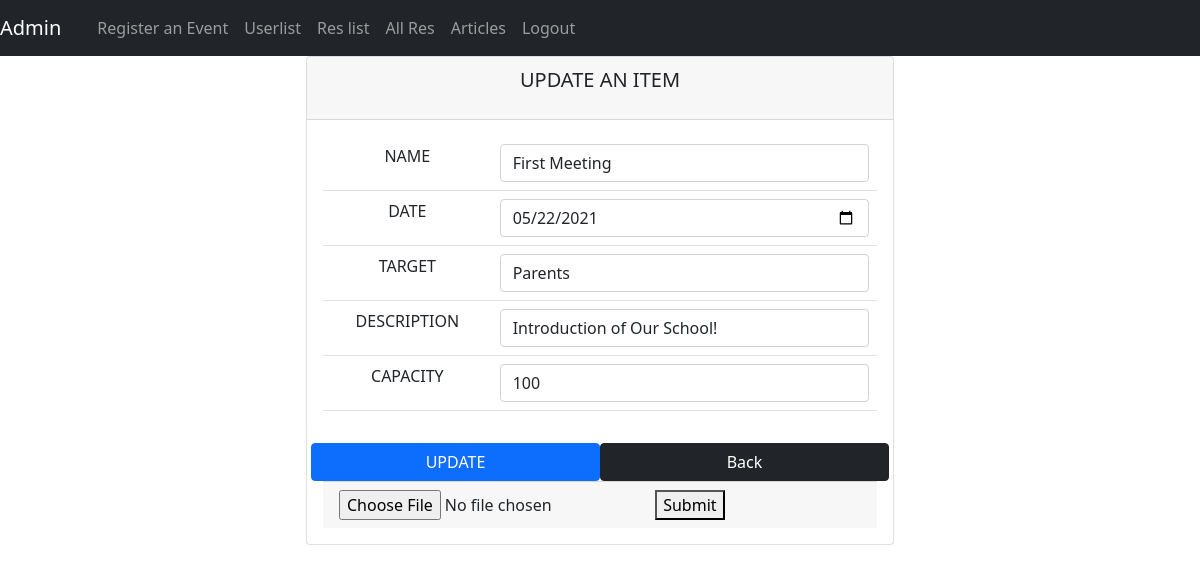
The app's page /update.php?item_id=1 with its own data.
### tables this page shows
CREATE TABLE `items` (
  `item_id` int(11) NOT NULL,
  `event_id` varchar(255) NOT NULL,
  `iname` varchar(255) NOT NULL,
  `idate` date DEFAULT NULL,
  `capacity` varchar(255) NOT NULL,
  `itarget` varchar(255) NOT NULL,
  `idesc` varchar(255) NOT NULL,
  `iimg` varchar(255) DEFAULT NULL
);

### classes/Database.php (called while the page is built, shortened)
<?php
class Database{
    private $servername = 'us-cdbr-east-04.cleardb.com';
    private $username = 'bc0834ecc021a1';
    private $password = 'f7c8f6cf';
    private $db_name = 'heroku_6466d73cb3ad493';
    function __construct()
    {
        return $this->conn = new mysqli($this->servername,$this->username,$this->password,$this->db_name);
    }
}
?>

### action.php (called while the page is built, shortened)
<?php
include 'classes/Functions.php';
$functionObj = new Functions;
?>

### classes/Functions.php (called while the page is built, shortened)
<?php
include 'Database.php';
class Functions extends Database{
    function get_one_item($id){
        $sql = "SELECT * FROM items WHERE item_id = '$id'";
        $result = $this->conn->query($sql);
        if($result->num_rows == 1){
            return $result->fetch_assoc();
        }else{
            echo " detected";
        }
    }
}
?>

### update.php (the view, shortened to what this page needs)
<?php
include 'action.php';
$id = $_GET['item_id'];
$data = $functionObj-> get_one_item($id);
?>
<!DOCTYPE html>
<html lang="en">
<head>
                <link rel="stylesheet" href="https://cdn.jsdelivr.net/npm/bootstrap@5.0.2/dist/css/bootstrap.min.css">
</head>
<body>
<?php
include 'navbar.php';
?>
    <div class="container-fluid">
        <div class="card mx-auto w-50">
            <div class="card-header">
                <p class="lead text-center">
                    UPDATE AN ITEM
                </p>
            </div>
            <div class="card-body">
                <form action="action.php?id=<?php echo $id?>" method="post">
                    <table class="table text-center">
                        <tr>
                            <td>
                                <label for="iname">NAME</label>
                            </td>
                            <td>
                                <input type="text" name="iname" value="<?php echo $data['iname']?>" id="" class="form-control">
                            </td>
                        </tr>
                        <tr>
                            <td>
                                <label for="itarget">DATE</label>
                            </td>
                            <td>
                                <input type="date" name="idate" value="<?php echo $data['idate']?>" id="" class="form-control">
                            </td>
                        </tr>
                        <tr>
                            <td>
                                <label for="itarget">TARGET</label>
                            </td>
                            <td>
                                <input type="text" name="itarget" value="<?php echo $data['itarget']?>" id="" class="form-control">
                            </td>
                        </tr>
                        <tr>
                            <td>
                                <label for="idesc">DESCRIPTION</label>
                            </td>
                            <td>
                                <input type="text" name="idesc" value="<?php echo $data['idesc']?>" id="" class="form-control">
                            </td>
                        </tr>
                        <tr>
                            <td>
                                <label for="idesc">CAPACITY</label>
                            </td>
                            <td>
                                <input type="text" name="capacity" value="<?php echo $data['capacity']?>" id="" class="form-control">
                            </td>
                        </tr>
                    </table>
                    <div class="row text-center">
                        <button type="submit" name="update" class="btn btn-primary mt-3 col-6">UPDATE</button>
                        <a href="admin.php" class="btn btn-dark mt-3 col-6">Back</a>
                    </div>
                </form>
                <div class="card-footer">
                    <form action="action.php" method="post" enctype="multipart/form-data">
                        <input type="file" name="picture" id="">
                        <button type="submit" name="iimgUpdate">Submit</button>
                    </form>
                </div>
            </div>
        </div>
    </div>
</body>
</html>

### records on screen
items: iname "First Meeting", idate "05/22/2021", itarget "Parents", idesc "Introduction of Our School!", capacity "100"
